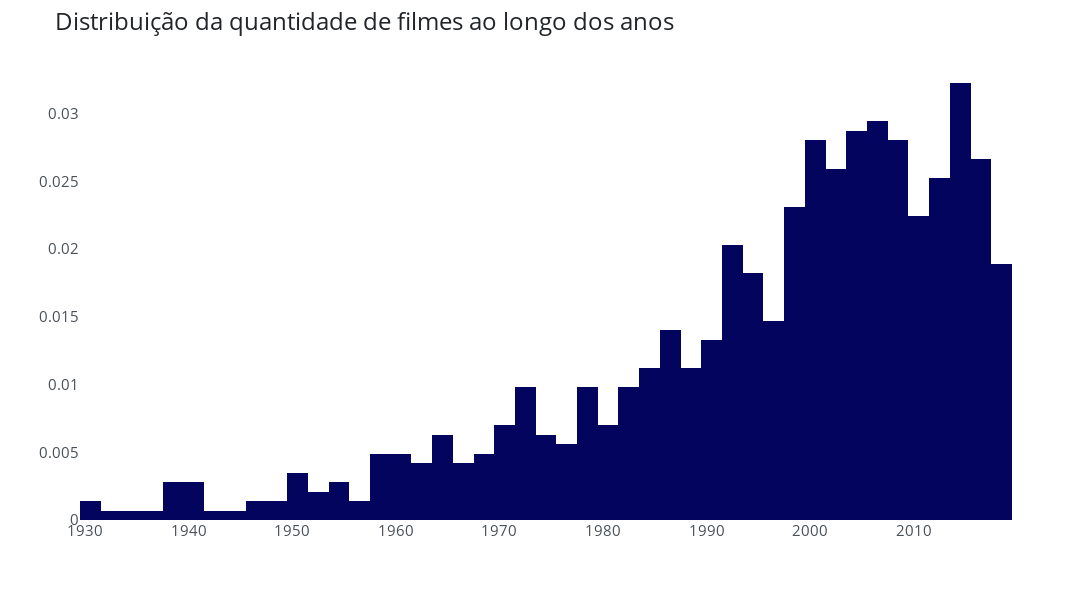

Here is the notebook cell this chart was saved with:
### Code cell
fig = px.histogram(df, x='Released_Year', histnorm='probability density', nbins=50, color_discrete_sequence=[AZUL1])
#fig = px.histogram(df, x='Released_Year', histfunc='sum', nbins=30, text_auto=True, color_discrete_sequence=[AZUL1])
#fig.update_traces(selector=dict(type='histogram'))

fig.update_layout(width=1300, height=600, font_size=15, font_color=CINZA2, title_font_color=CINZA1, title_font_size=24, 
                  title_text='Distribuição da quantidade de filmes ao longo dos anos',
                  xaxis_title='', yaxis_title='', plot_bgcolor='white')

fig.update_traces( hovertemplate = '<b>Anos:</b> %{x} <br> <b>Distribuição de probabilidade:</b> %{y}')


fig.show()

### Figure 1 — Plotly figure (JSON) as saved in the notebook; plotly's stock layout.template omitted (floating-point values rounded to 4 significant figures; data arrays with more than 128 entries replaced by an {"elided": "..."} marker saying what was removed)
{"data": [{"alignmentgroup": "True", "bingroup": "x", "histnorm": "probability density", "hovertemplate": "<b>Anos:</b> %{x} <br> <b>Distribuição de probabilidade:</b> %{y}", "legendgroup": "", "marker": {"color": "#03045e", "pattern": {"shape": ""}}, "name": "", "nbinsx": 50, "offsetgroup": "", "orientation": "v", "showlegend": false, "type": "histogram", "x": {"elided": "713 int values"}, "xaxis": "x", "yaxis": "y"}], "layout": {"barmode": "relative", "font": {"color": "#495057", "size": 15}, "height": 600, "legend": {"tracegroupgap": 0}, "margin": {"t": 60}, "plot_bgcolor": "white", "title": {"font": {"color": "#212529", "size": 24}, "text": "Distribuição da quantidade de filmes ao longo dos anos"}, "width": 1300, "xaxis": {"anchor": "y", "domain": [0, 1], "title": {"text": ""}}, "yaxis": {"anchor": "x", "domain": [0, 1], "title": {"text": ""}}}}
